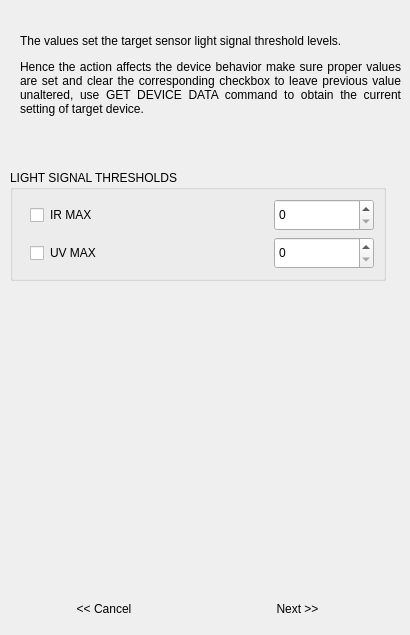
        <widget class="QWidget" name="page_3">
         <widget class="QGroupBox" name="groupBox_4">
          <property name="geometry">
           <rect>
            <x>10</x>
            <y>170</y>
            <width>376</width>
            <height>111</height>
           </rect>
          </property>
          <property name="sizePolicy">
           <sizepolicy hsizetype="Preferred" vsizetype="Preferred">
            <horstretch>0</horstretch>
            <verstretch>0</verstretch>
           </sizepolicy>
          </property>
          <property name="minimumSize">
           <size>
            <width>361</width>
            <height>100</height>
           </size>
          </property>
          <property name="maximumSize">
           <size>
            <width>16777215</width>
            <height>16777215</height>
           </size>
          </property>
          <property name="title">
           <string>LIGHT SIGNAL THRESHOLDS </string>
          </property>
          <layout class="QGridLayout" name="gridLayout_5">
           <item row="0" column="0">
            <layout class="QHBoxLayout" name="horizontalLayout_4">
             <item>
              <widget class="QCheckBox" name="cb_config_ir_max">
               <property name="sizePolicy">
                <sizepolicy hsizetype="Preferred" vsizetype="Preferred">
                 <horstretch>0</horstretch>
                 <verstretch>0</verstretch>
                </sizepolicy>
               </property>
               <property name="styleSheet">
                <string notr="true"> QCheckBox{
     background: qlineargradient(x1: 0, y1: 0, x2: 0, y2: 1,
                                 stop: 0 #D3D3D3, stop: 0.4 #7E7E7E,
                                 stop: 0.5 #7E7E7E, stop: 1.0 #7E7E7E);
     
/*     border: 1px solid #C4C4C3;
 border-top: 1px solid #C2C7CB;*/
   /*  border-bottom-color: #C2C7CB;*/
     border-top-left-radius: 10px;
     border-top-right-radius: 4px;
     min-width: 8ex;
     padding: 8px;

}


 </string>
               </property>
               <property name="text">
                <string>IR MAX </string>
               </property>
              </widget>
             </item>
             <item>
              <widget class="QSpinBox" name="dSB_ir_max">
               <property name="sizePolicy">
                <sizepolicy hsizetype="Fixed" vsizetype="Preferred">
                 <horstretch>0</horstretch>
                 <verstretch>0</verstretch>
                </sizepolicy>
               </property>
               <property name="minimumSize">
                <size>
                 <width>100</width>
                 <height>0</height>
                </size>
               </property>
               <property name="maximum">
                <number>3000</number>
               </property>
              </widget>
             </item>
            </layout>
           </item>
           <item row="1" column="0">
            <layout class="QHBoxLayout" name="horizontalLayout_5">
             <item>
              <widget class="QCheckBox" name="cb_config_uv_max">
               <property name="sizePolicy">
                <sizepolicy hsizetype="Preferred" vsizetype="Preferred">
                 <horstretch>0</horstretch>
                 <verstretch>0</verstretch>
                </sizepolicy>
               </property>
               <property name="styleSheet">
                <string notr="true"> QCheckBox{
     background: qlineargradient(x1: 0, y1: 0, x2: 0, y2: 1,
                                 stop: 0 #D3D3D3, stop: 0.4 #7E7E7E,
                                 stop: 0.5 #7E7E7E, stop: 1.0 #7E7E7E);
     
/*     border: 1px solid #C4C4C3;
 border-top: 1px solid #C2C7CB;*/
   /*  border-bottom-color: #C2C7CB;*/
     border-top-left-radius: 10px;
     border-top-right-radius: 4px;
     min-width: 8ex;
     padding: 8px;

}


</string>
               </property>
               <property name="text">
                <string>UV MAX</string>
               </property>
              </widget>
             </item>
             <item>
              <widget class="QSpinBox" name="dSB_uv_max">
               <property name="sizePolicy">
                <sizepolicy hsizetype="Fixed" vsizetype="Preferred">
                 <horstretch>0</horstretch>
                 <verstretch>0</verstretch>
                </sizepolicy>
               </property>
               <property name="minimumSize">
                <size>
                 <width>100</width>
                 <height>0</height>
                </size>
               </property>
               <property name="maximum">
                <number>60000</number>
               </property>
              </widget>
             </item>
            </layout>
           </item>
          </layout>
          <zorder></zorder>
          <zorder></zorder>
         </widget>
         <widget class="QLabel" name="label_5">
          <property name="geometry">
           <rect>
            <x>20</x>
            <y>30</y>
            <width>381</width>
            <height>131</height>
           </rect>
          </property>
          <property name="text">
           <string>&lt;html&gt;&lt;head/&gt;&lt;body&gt;&lt;p&gt;The values set the target sensor light signal threshold levels.  &lt;/p&gt;&lt;p align=&quot;justify&quot;&gt;Hence the action affects the device behavior make sure proper values are set and clear the corresponding checkbox to leave previous value unaltered, use GET DEVICE DATA command to obtain the current setting of target device. &lt;/p&gt;&lt;p&gt;&lt;br/&gt;&lt;/p&gt;&lt;/body&gt;&lt;/html&gt;</string>
          </property>
          <property name="textFormat">
           <enum>Qt::RichText</enum>
          </property>
          <property name="scaledContents">
           <bool>true</bool>
          </property>
          <property name="wordWrap">
           <bool>true</bool>
          </property>
         </widget>
         <widget class="QWidget" name="layoutWidget">
          <property name="geometry">
           <rect>
            <x>10</x>
            <y>590</y>
            <width>381</width>
            <height>36</height>
           </rect>
          </property>
          <layout class="QHBoxLayout" name="horizontalLayout_22">
           <item>
            <widget class="QPushButton" name="btn_back_thresholds">
             <property name="styleSheet">
              <string notr="true"> QPushButton{
     background: qlineargradient(x1: 0, y1: 0, x2: 0, y2: 1,
                                 stop: 0 #D3D3D3, stop: 0.4 #7E7E7E,
                                 stop: 0.5 #7E7E7E, stop: 1.0 #7E7E7E);
     
/*     border: 1px solid #C4C4C3;
 border-top: 1px solid #C2C7CB;*/
   /*  border-bottom-color: #C2C7CB;*/
     border-top-left-radius: 10px;
     border-top-right-radius: 4px;
     min-width: 8ex;
     padding: 8px;

}


  QPushButton:hover {
background: qlineargradient(x1: 0, y1: 0, x2: 0, y2: 1,
                                 stop: 0 #7E7E7E, stop: 0.4 #DDDDDD,
                                 stop: 0.5 #D8D8D8, stop: 1.0 #D3D3D3);
 }

  QPushButton:selected {
     border-color: #9B9B9B;
   /*  border-bottom-color: #C2C7CB;*/ /* same as pane color */
 }

 QPushButton:!selected {
     margin-top: 2px; /* make non-selected tabs look smaller */
 }</string>
             </property>
             <property name="text">
              <string>&lt;&lt; Cancel</string>
             </property>
            </widget>
           </item>
           <item>
            <widget class="QPushButton" name="btn_save_thresholds">
             <property name="styleSheet">
              <string notr="true"> QPushButton{
     background: qlineargradient(x1: 0, y1: 0, x2: 0, y2: 1,
                                 stop: 0 #D3D3D3, stop: 0.4 #7E7E7E,
                                 stop: 0.5 #7E7E7E, stop: 1.0 #7E7E7E);
     
/*     border: 1px solid #C4C4C3;
 border-top: 1px solid #C2C7CB;*/
   /*  border-bottom-color: #C2C7CB;*/
     border-top-left-radius: 4px;
     border-top-right-radius: 10px;
     min-width: 8ex;
     padding: 8px;

}


  QPushButton:hover {
background: qlineargradient(x1: 0, y1: 0, x2: 0, y2: 1,
                                 stop: 0 #7E7E7E, stop: 0.4 #DDDDDD,
                                 stop: 0.5 #D8D8D8, stop: 1.0 #D3D3D3);
 }

  QPushButton:selected {
     border-color: #9B9B9B;
   /*  border-bottom-color: #C2C7CB;*/ /* same as pane color */
 }

 QPushButton:!selected {
     margin-top: 2px; /* make non-selected tabs look smaller */
 }</string>
             </property>
             <property name="text">
              <string>Next &gt;&gt;</string>
             </property>
            </widget>
           </item>
          </layout>
         </widget>
        </widget>
